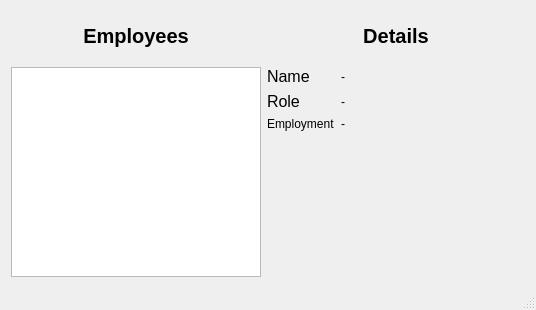
<?xml version="1.0" encoding="UTF-8"?>
<ui version="4.0">
 <class>MainWindow</class>
 <widget class="QMainWindow" name="MainWindow">
  <property name="geometry">
   <rect>
    <x>0</x>
    <y>0</y>
    <width>536</width>
    <height>310</height>
   </rect>
  </property>
  <property name="windowTitle">
   <string>MainWindow</string>
  </property>
  <widget class="QWidget" name="centralWidget">
   <layout class="QHBoxLayout" name="horizontalLayout">
    <item>
     <layout class="QVBoxLayout" name="leftLayout" stretch="0,0">
      <property name="spacing">
       <number>6</number>
      </property>
      <item>
       <widget class="QLabel" name="titleCountriesLabel">
        <property name="sizePolicy">
         <sizepolicy hsizetype="Preferred" vsizetype="Preferred">
          <horstretch>0</horstretch>
          <verstretch>0</verstretch>
         </sizepolicy>
        </property>
        <property name="minimumSize">
         <size>
          <width>0</width>
          <height>50</height>
         </size>
        </property>
        <property name="maximumSize">
         <size>
          <width>250</width>
          <height>16777215</height>
         </size>
        </property>
        <property name="font">
         <font>
          <pointsize>15</pointsize>
          <weight>75</weight>
          <bold>true</bold>
         </font>
        </property>
        <property name="text">
         <string>Employees</string>
        </property>
        <property name="alignment">
         <set>Qt::AlignCenter</set>
        </property>
       </widget>
      </item>
      <item>
       <widget class="QListView" name="countryListView">
        <property name="maximumSize">
         <size>
          <width>250</width>
          <height>16777215</height>
         </size>
        </property>
       </widget>
      </item>
     </layout>
    </item>
    <item>
     <layout class="QVBoxLayout" name="rightLayout">
      <item>
       <widget class="QLabel" name="titleDetailsLabel">
        <property name="minimumSize">
         <size>
          <width>0</width>
          <height>50</height>
         </size>
        </property>
        <property name="font">
         <font>
          <pointsize>15</pointsize>
          <weight>75</weight>
          <bold>true</bold>
         </font>
        </property>
        <property name="text">
         <string>Details</string>
        </property>
        <property name="alignment">
         <set>Qt::AlignCenter</set>
        </property>
       </widget>
      </item>
      <item>
       <layout class="QFormLayout" name="countryDetailsLayout">
        <property name="leftMargin">
         <number>0</number>
        </property>
        <item row="1" column="0">
         <widget class="QLabel" name="formNameLabel">
          <property name="font">
           <font>
            <pointsize>12</pointsize>
           </font>
          </property>
          <property name="text">
           <string>Name</string>
          </property>
         </widget>
        </item>
        <item row="1" column="1">
         <widget class="QLabel" name="countryNameLabel">
          <property name="text">
           <string>-</string>
          </property>
         </widget>
        </item>
        <item row="2" column="0">
         <widget class="QLabel" name="formCapitalLabel">
          <property name="font">
           <font>
            <pointsize>12</pointsize>
           </font>
          </property>
          <property name="text">
           <string>Role</string>
          </property>
         </widget>
        </item>
        <item row="2" column="1">
         <widget class="QLabel" name="countryCapitalLabel">
          <property name="text">
           <string>-</string>
          </property>
         </widget>
        </item>
        <item row="3" column="0">
         <widget class="QLabel" name="formEmploymentLabel">
          <property name="text">
           <string>Employment</string>
          </property>
         </widget>
        </item>
        <item row="3" column="1">
         <widget class="QLabel" name="countryEmploymentLabel">
          <property name="text">
           <string>-</string>
          </property>
         </widget>
        </item>
       </layout>
      </item>
      <item>
       <spacer name="verticalSpacer">
        <property name="orientation">
         <enum>Qt::Vertical</enum>
        </property>
        <property name="sizeHint" stdset="0">
         <size>
          <width>20</width>
          <height>40</height>
         </size>
        </property>
       </spacer>
      </item>
     </layout>
    </item>
   </layout>
  </widget>
  <widget class="QStatusBar" name="statusBar"/>
 </widget>
 <layoutdefault spacing="6" margin="11"/>
 <resources/>
 <connections/>
</ui>
